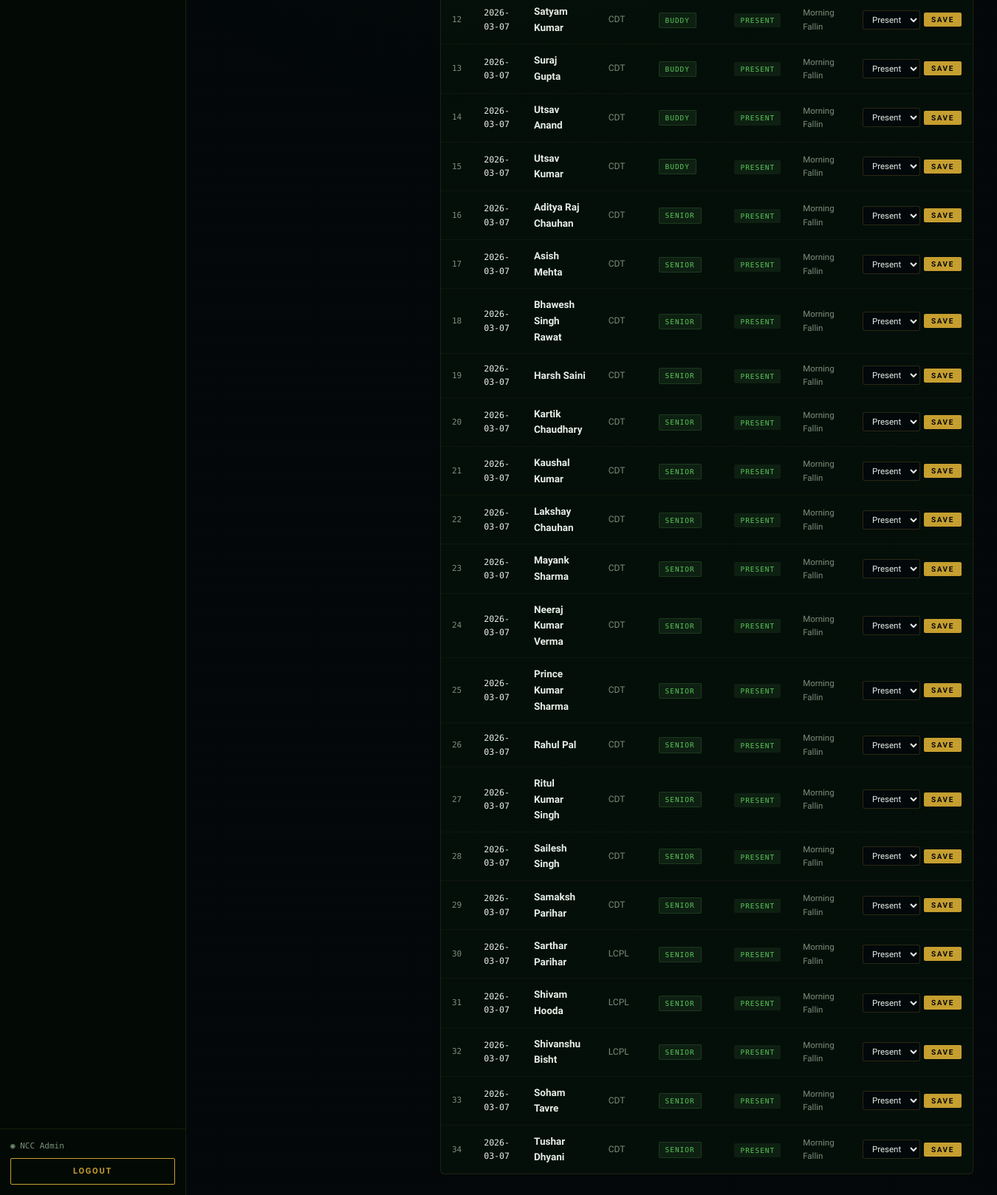
The page /command-center/attendance/records?date=2026-03-07 (signed in, lower part) on the database as committed earlier.
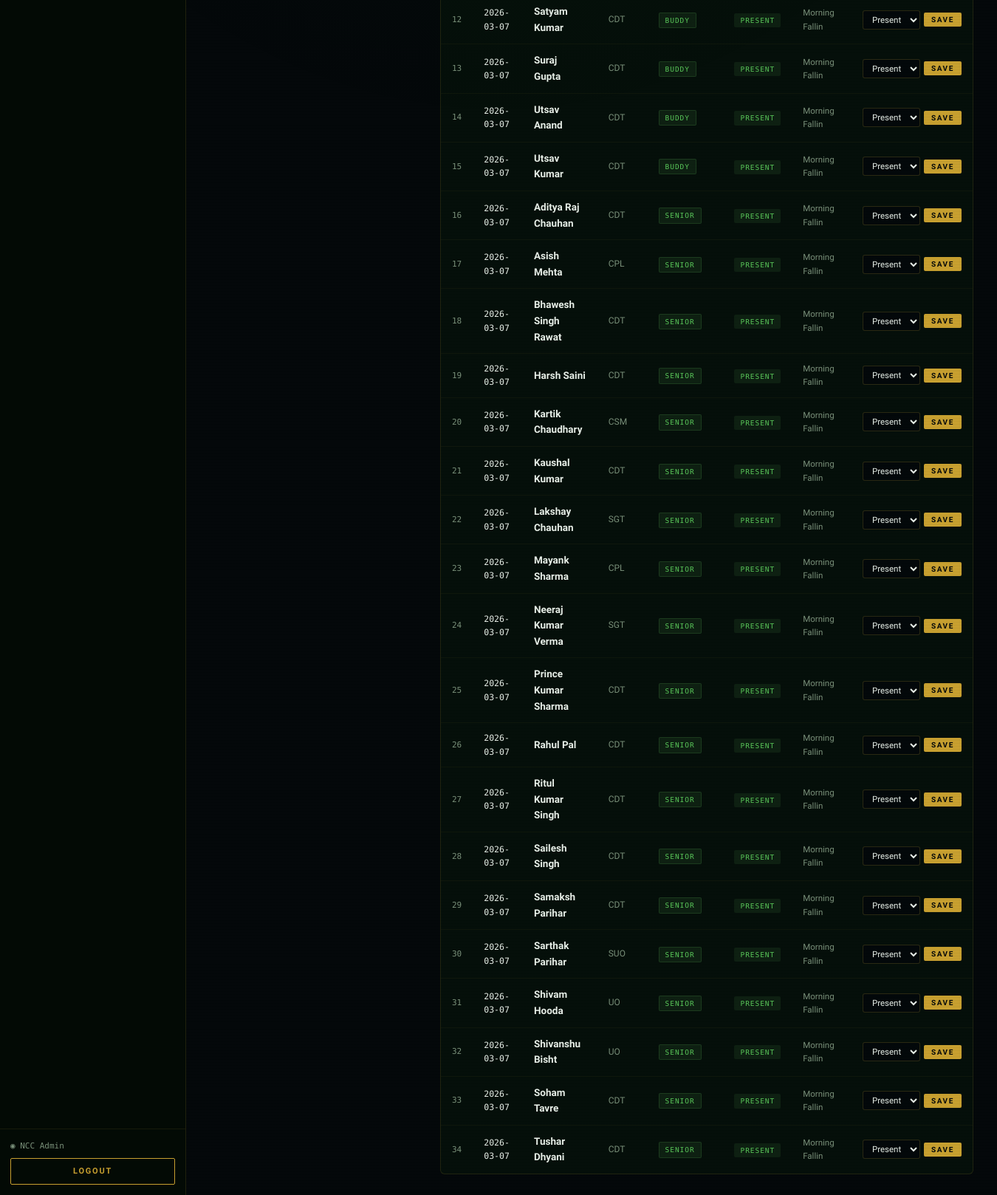
The same page on the database as committed later.
### tables this page shows
CREATE TABLE attendance (
    id          INTEGER PRIMARY KEY AUTOINCREMENT,
    cadet_id    INTEGER NOT NULL REFERENCES cadets(id) ON DELETE CASCADE,
    date        TEXT    NOT NULL,
    status      TEXT    DEFAULT 'present',
    fallin_type TEXT,
    notes       TEXT,
    marked_at   TEXT    DEFAULT (datetime('now')),
    UNIQUE(cadet_id, date)
);

CREATE TABLE cadets (
    id              INTEGER PRIMARY KEY AUTOINCREMENT,
    name            TEXT    NOT NULL,
    rank            TEXT    NOT NULL DEFAULT 'Cadet',
    roll_number     TEXT    UNIQUE,
    batch           TEXT    NOT NULL,
    branch          TEXT,
    chest_number    TEXT,
    photo           TEXT,
    bio             TEXT,
    is_rank_holder  INTEGER DEFAULT 0,
    rank_position   TEXT,
    active          INTEGER DEFAULT 1,
    created_at      TEXT    DEFAULT (datetime('now'))
, ncc_year TEXT DEFAULT '', category TEXT DEFAULT 'Senior');

### app.py (the view)
@app.route('/command-center/attendance/records')
@admin_required
def admin_att_records():
    f_date   = request.args.get('date','')
    f_cadet  = request.args.get('cadet','')
    f_status = request.args.get('status','')
    all_dates = query("""
        SELECT date,
               COUNT(*)                                             AS total,
               SUM(CASE WHEN status='present' THEN 1 ELSE 0 END)   AS present_count,
               SUM(CASE WHEN status='absent'  THEN 1 ELSE 0 END)   AS absent_count,
               SUM(CASE WHEN status='late'    THEN 1 ELSE 0 END)   AS late_count,
               MAX(fallin_type)                                     AS fallin_type
        FROM attendance GROUP BY date ORDER BY date DESC
    """)
    sql  = """SELECT c.name, c.rank, c.chest_number, c.roll_number, c.category,
                     a.status, a.fallin_type, a.marked_at, a.date, a.id AS att_id
              FROM attendance a JOIN cadets c ON c.id=a.cadet_id WHERE 1=1"""
    args = []
    if f_date:   sql += " AND a.date=?";     args.append(f_date)
    if f_cadet:  sql += " AND c.name LIKE ?"; args.append(f'%{f_cadet}%')
    if f_status: sql += " AND a.status=?";   args.append(f_status)
    sql += " ORDER BY a.date DESC, c.category, c.name LIMIT 200"
    detail_rows = query(sql, args)
    stats = None
    if f_date and detail_rows:
        total   = len(detail_rows)
        present = sum(1 for r in detail_rows if r['status']=='present')
        late    = sum(1 for r in detail_rows if r['status']=='late')
        absent  = sum(1 for r in detail_rows if r['status']=='absent')
        stats   = {'total':total,'present':present,'late':late,'absent':absent,
                   'pct': round(present/total*100) if total else 0}
    cadets_list = query("SELECT id,name FROM cadets WHERE active=1 ORDER BY name")
    return render_template('admin/att_records.html',
        all_dates=all_dates, detail_rows=detail_rows,
        f_date=f_date, f_cadet=f_cadet, f_status=f_status,
        stats=stats, cadets_list=cadets_list)

### app.py (called while the page is built)
def get_db():
    if 'db' not in g:
        g.db = sqlite3.connect(DB_PATH)
        g.db.row_factory = sqlite3.Row
        g.db.execute("PRAGMA foreign_keys = ON")
    return g.db

def query(sql, args=(), one=False):
    cur = get_db().execute(sql, args)
    rv  = cur.fetchall()
    return (rv[0] if rv else None) if one else rv

def admin_required(f):
    @wraps(f)
    def dec(*a, **kw):
        if not session.get('admin_id'):
            return redirect(url_for('admin_login'))
        return f(*a, **kw)
    return dec

### templates/admin/att_records.html (shortened to what this page needs)
{% extends 'admin/base.html' %}
{% block content %}
<div style="display:grid;grid-template-columns:290px 1fr;gap:22px;align-items:start">
  <div>
    {% if detail_rows %}
    <div class="adm-tw">
      <table class="adm-table">
        <tbody>
          {% for r in detail_rows %}
          <tr>
            <td style="font-family:var(--f-mono);font-size:11px;color:var(--muted)">{{ loop.index }}</td>
            <td style="font-family:var(--f-mono);font-size:11.5px">{{ r['date'] }}</td>
            <td style="font-weight:600">{{ r['name'] }}</td>
            <td style="font-size:12px;color:var(--muted)">{{ r['rank'] }}</td>
            <td><span class="sbadge sbadge-active">{{ r['category'] or '—' }}</span></td>
            <td>
              <span class="sbadge sbadge-{{ r['status'] }}">{{ r['status']|title }}</span>
            </td>
            <td style="font-size:11.5px;color:var(--muted)">{{ r['fallin_type'] or '—' }}</td>
            <td>
              <form method="POST" action="{{ url_for('admin_edit_attendance', att_id=r['att_id']) }}" style="display:flex;gap:5px;align-items:center">
                <select name="status" style="background:rgba(4,8,10,.9);border:1px solid rgba(200,168,60,.2);border-radius:3px;padding:4px 8px;color:var(--white);font-size:11.5px;outline:none">
                  <option value="present" {% if r['status']=='present' %}selected{% endif %}>Present</option>
                </select>
                <button type="submit" class="btn btn-gold btn-sm" style="padding:4px 10px;font-size:10px">Save</button>
              </form>
            </td>
          </tr>
          {% endfor %}
        </tbody>
      </table>
    </div>
    {% elif f_date or f_cadet or f_status %}
    <div style="text-align:center;padding:50px;color:var(--muted);border:1px dashed rgba(200,168,60,.14);border-radius:6px">
      <p style="font-size:14px">No records match your filters.</p>
    </div>
    {% endif %}
  </div>
</div>
{% endblock %}

Rows that differ between the two databases and show on the page:
changed through a linked row, attendance "Asish Mehta": rank "CDT" → "CPL"
changed through a linked row, attendance "Kartik Chaudhary": rank "CDT" → "CSM"
changed through a linked row, attendance "Lakshay Chauhan": rank "CDT" → "SGT"
changed through a linked row, attendance "Mayank Sharma": rank "CDT" → "CPL"
changed through a linked row, attendance "Neeraj Kumar Verma": rank "CDT" → "SGT"
changed through a linked row, attendance: name "Sarthar Parihar" → "Sarthak Parihar"; rank "LCPL" → "SUO"
changed through a linked row, attendance "Shivam Hooda": rank "LCPL" → "UO"
changed through a linked row, attendance "Shivanshu Bisht": rank "LCPL" → "UO"
